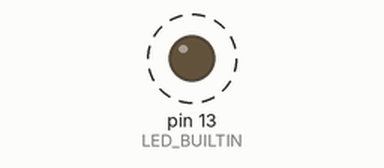
Bench run of a program on a simulated Arduino Nano, built with avr-gcc and run on an emulated ATmega328P. On the bench: output pins drawn as LEDs (lit = HIGH). Dashed ring = blinking.

Above: at 0.2 s.
Timing chart, 0 to 3.0 s (numbered marks = the images above):
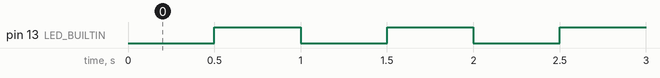

Measured:
- by itself, pin 13 (LED_BUILTIN): alternates HIGH for 0.50 s and LOW for 0.50 s

The program:

main.cpp
```cpp
/***************************************************************************************************/
/*
  This is an Arduino sketch for LiquidCrystal_I2C library.

  This chip uses I2C bus to communicate, specials pins are required to interface
  Board:                                    SDA                    SCL                    Level
  Uno, Mini, Pro, ATmega168, ATmega328..... A4                     A5                     5v
  Mega2560................................. 20                     21                     5v
  Due, SAM3X8E............................. 20                     21                     3.3v
  Leonardo, Micro, ATmega32U4.............. 2                      3                      5v
  Digistump, Trinket, ATtiny85............. 0/physical pin no.5    2/physical pin no.7    5v
  Blue Pill, STM32F103xxxx boards.......... PB7                    PB6                    3.3v/5v
  ESP8266 ESP-01........................... GPIO0/D5               GPIO2/D3               3.3v/5v
  NodeMCU 1.0, WeMos D1 Mini............... GPIO4/D2               GPIO5/D1               3.3v/5v
  ESP32.................................... GPIO21/D21             GPIO22/D22             3.3v

  Frameworks & Libraries:
  ATtiny Core           - https://github.com/SpenceKonde/ATTinyCore
  ESP32 Core            - https://github.com/espressif/arduino-esp32
  ESP8266 Core          - https://github.com/esp8266/Arduino
  ESP8266 I2C lib fixed - https://github.com/enjoyneering/ESP8266-I2C-Driver
  STM32 Core            - https://github.com/rogerclarkmelbourne/Arduino_STM32

  GNU GPL license, all text above must be included in any redistribution, see link below for details:
  - https://www.gnu.org/licenses/licenses.html
*/
/***************************************************************************************************/
#include <Arduino.h>
#include <Wire.h>              //for ESP8266 use bug free i2c driver https://github.com/enjoyneering/ESP8266-I2C-Driver
#include <LiquidCrystal_I2C.h>

// #define COLUMS 16
// #define ROWS   2

// #define PAGE   ((COLUMS) * (ROWS))

// LiquidCrystal_I2C lcd(PCF8574_ADDR_A21_A11_A01, 4, 5, 6, 16, 11, 12, 13, 14, POSITIVE);

// void setup()
// {
//   Serial.begin(115200);

//   while (lcd.begin(COLUMS, ROWS) != 1) //colums - 20, rows - 4
//   {
//     Serial.println(F("PCF8574 is not connected or lcd pins declaration is wrong. Only pins numbers: 4,5,6,16,11,12,13,14 are legal."));
//     delay(5000);
//   }

//   lcd.print(F("PCF8574 is OK..."));    //(F()) saves string to flash & keeps dynamic memory free
//   delay(2000);

//   lcd.clear();
// }

// void loop()
// {
//   for (uint8_t i = 0; i < 256; i++)
//   {
//     if ((i != 0) && (i % PAGE == 0))
//     {
//       delay(10000);
//       lcd.clear();
//     }

//     lcd.write(i);
//   }
// } **/
void setup()
{
  pinMode(LED_BUILTIN, OUTPUT);
}
void loop()
{
  digitalWrite(LED_BUILTIN, LOW);
  delay(500);
  digitalWrite(LED_BUILTIN, HIGH);
  delay(500);
}
```
